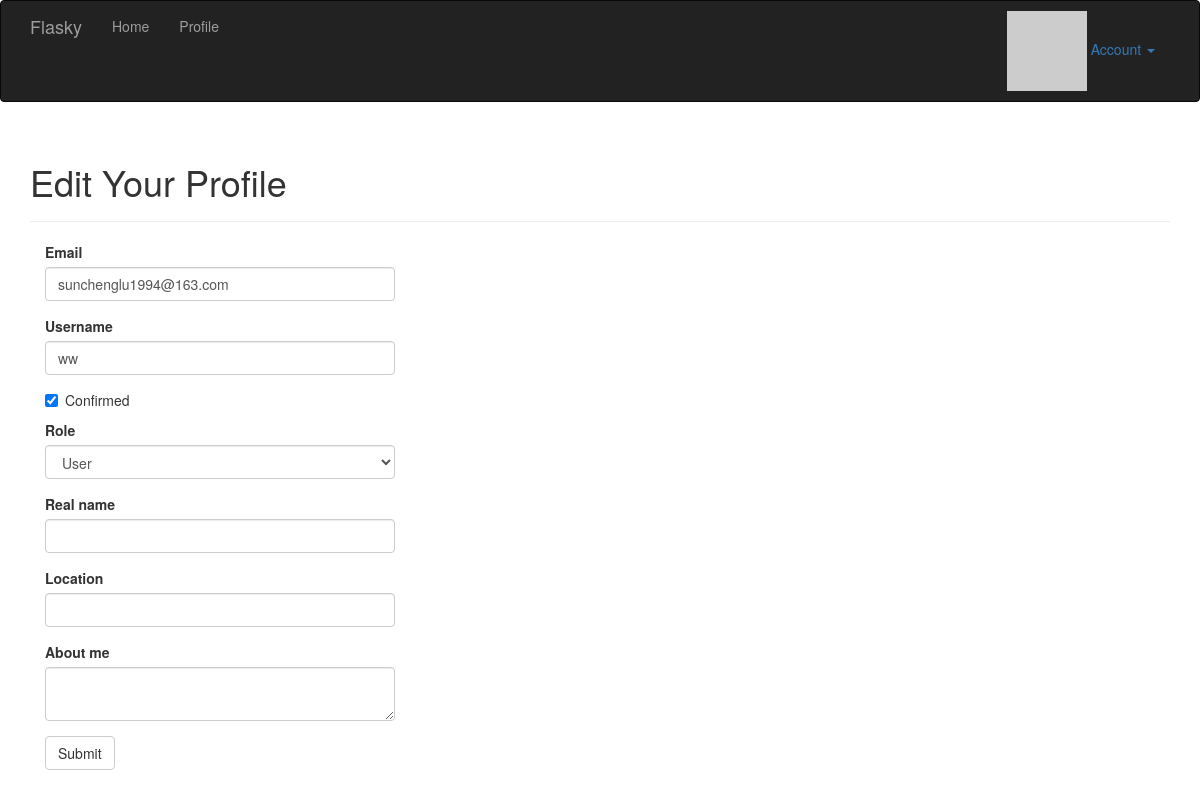
Page /edit-profile/42 (signed in) on the earlier database version.
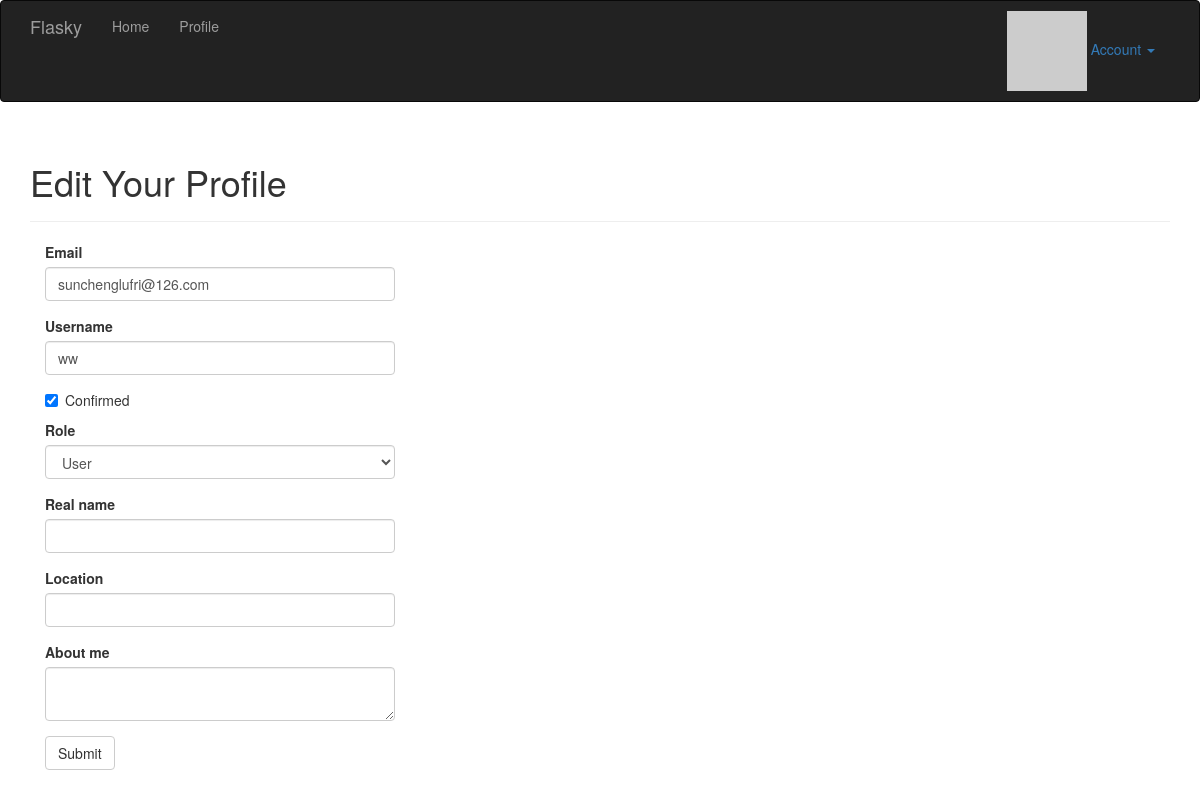
Same page on the later database version.
### app/models.py (models this page shows, shortened)
class User(UserMixin, db.Model):
    __tablename__ = 'users'
    id = db.Column(db.Integer, primary_key=True)
    email = db.Column(db.String(64), unique=True, index=True)
    username = db.Column(db.String(64), unique=True, index=True)
    role_id = db.Column(db.Integer, db.ForeignKey('roles.id'))
    password_hash = db.Column(db.String(128))
    confirmed = db.Column(db.Boolean, default=False)
    name = db.Column(db.String(64))
    location = db.Column(db.String(64))
    about_me = db.Column(db.Text())
    member_since = db.Column(db.DateTime(), default=datetime.utcnow)
    last_seen = db.Column(db.DateTime(), default=datetime.utcnow)
    avatar_hash = db.Column(db.String(32))
    posts = db.relationship("Post", backref="author", lazy="dynamic")
    def can(self, permissions):
        return self.role is not None and (self.role.permissions & permissions) == permissions
    @property
    def password(self):
        raise AttributeError("password is not a readable attribute")
    def gravatar(self, size=100, default="identicon", rating="g"):
        if request.is_secure:
            url = "http://secure.gravatar.com/avatar"
        else:
            url = 'http://www.gravatar.com/avatar'
        hash = self.avatar_hash or hashlib.md5(self.email.encode("utf-8")).hexdigest()
        return '{url}/{hash}?s={size}&d={default}&r={rating}'.format(
            url=url, hash=hash, size=size, default=default, rating=rating)
    def ping(self):
        self.last_seen = datetime.utcnow()
        db.session.add(self)

### app/main/views.py (the view, shortened to what this page needs)
@main.route("/edit-profile/<int:id>", methods=["GET", "POST"])
@login_required
@admin_required
def edit_profile_admin(id):
    user = User.query.get_or_404(id)
    form = EditProfileAdminForm(user=user)
    form.email.data = user.email
    form.username.data = user.username
    form.confirmed.data = user.confirmed
    form.role.data = user.role_id
    form.name.data = user.name
    form.location.data = user.location
    form.about_me.data = user.about_me
    return render_template("edit_profile.html", form=form, user=user)

### app/main/forms.py (shortened to what this page needs)
class EditProfileAdminForm(FlaskForm):
    email = StringField("Email", validators=[Required(), Length(1, 64), Email()])
    username = StringField("Username",
                           validators=[Required(), Length(1, 64),
                                       Regexp(r"^[a-zA-Z][a-zA-Z0-9_.]*$", 0,
                                              "Username must have only letters,numbers,dots or underscores.")])
    confirmed = BooleanField("Confirmed")
    role = SelectField("Role", coerce=int)
    name = StringField("Real name", validators=[Length(1, 64)])
    location = StringField("Location", validators=[Length(1, 64)])
    about_me = TextAreaField("About me")
    submit = SubmitField("Submit")
    def __init__(self, user, *args, **kwargs):
        super(EditProfileAdminForm, self).__init__(*args, **kwargs)
        self.role.choices = [(role.id, role.name)
                             for role in Role.query.order_by(Role.name).all()]
        self.user = user

### app/main/__init__.py (called while the page is built)
@main.app_context_processor
def inject_permissions():
    return dict(Permission=Permission)

### app/models.py (called while the page is built)
@login_manager.user_loader
def load_user(user_id):
    return User.query.get(int(user_id))

### app/templates/edit_profile.html (shortened to what this page needs)
{% extends "base.html" %}
{% import "bootstrap/wtf.html" as wtf %}
{% block page_content %}
    <div class="page-header">
        <h1>
            Edit Your Profile
        </h1>
    </div>
    <div class="col-md-4">
        {{wtf.quick_form(form)}}
    </div>
{% endblock %}

Differences in the rows shown:
changed User "ww": email "sunchenglu1994@163.com" → "sunchenglufri@126.com"
